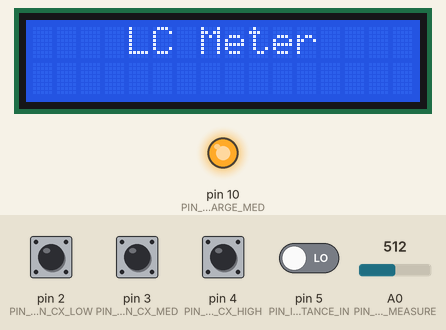
The sketch below on a simulated Arduino Uno, built with avr-gcc and run on an emulated ATmega328P. On the bench: 16×2 character LCD, output pins drawn as LEDs (lit = HIGH). Inputs (shaded band) come from the test bench; at power-on: pin 2 (PIN_BTN_CX_LOW), pin 3 (PIN_BTN_CX_MED), pin 4 (PIN_BTN_CX_HIGH) HIGH, pin 5 (PIN_INDUCTANCE_IN) LOW, A0 (PIN_CAPACITOR_MEASURE) = 512. What the sketch prints to the serial monitor is not drawn.

Above: at 3.2 s.
3.3 s: A0 (PIN_CAPACITOR_MEASURE) set to 628
4.8 s: A0 (PIN_CAPACITOR_MEASURE) set to 654
At 5.8 s:
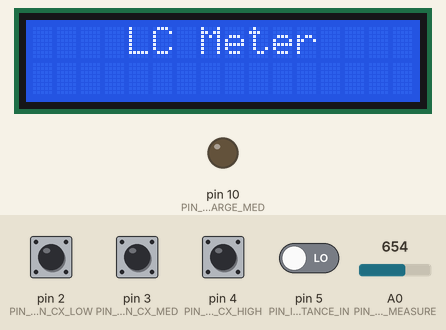
6.3 s: A0 (PIN_CAPACITOR_MEASURE) set to 0
At 7.6 s:
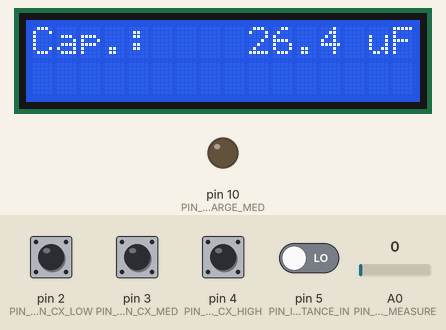
9.3 s: A0 (PIN_CAPACITOR_MEASURE) set to 655
At 11.1 s:
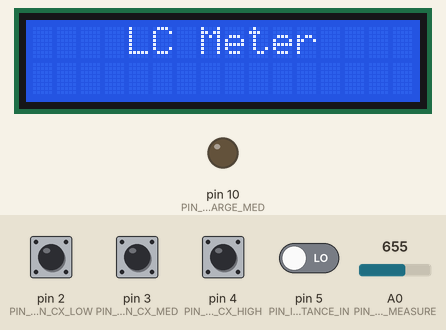
12.0 s: A0 (PIN_CAPACITOR_MEASURE) set to 12
13.5 s: A0 (PIN_CAPACITOR_MEASURE) set to 9
At 14.6 s:
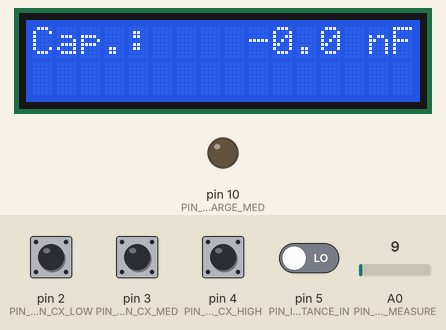
Timing chart, 0 to 19.2 s (numbered marks = the images above; inputs shaded):
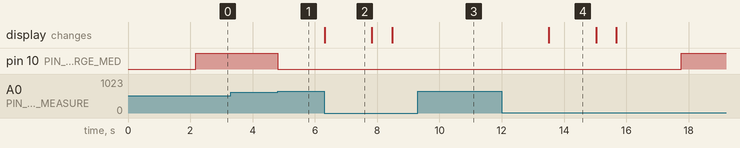

The sketch:

Firmware-v2.ino
```cpp
#include "Definitions.h"
#include "Display_LCD.h"
#include "Measurements.h"

void setup()
{
  setupLCD();
  defaultPinout(true);
  setCapacimeterMode(Med);
  showIntro(2000);

  #ifdef DEBUG
  Serial.begin(9600);
  #endif
}

void loop()
{
  CapacimeterMode mode = checkInput();

  if (mode != None) {
    setCapacimeterMode(mode);
    showCapacitanceMode();
    defaultPinout(false);
  }

  showCapacitance();
  showInductance();

  delay(50);
}

CapacimeterMode checkInput()
{
  byte value = 0;

  if      (digitalRead(PIN_BTN_CX_LOW) == LOW)   { value = Low; }
  else if (digitalRead(PIN_BTN_CX_MED) == LOW)   { value = Med; }
  else if (digitalRead(PIN_BTN_CX_HIGH) == LOW)  { value = High; }

  delay(75);

  if      (value == Low && digitalRead(PIN_BTN_CX_LOW) == LOW)    { return Low; }
  else if (value == Med && digitalRead(PIN_BTN_CX_MED) == LOW)    { return Med; }
  else if (value == High && digitalRead(PIN_BTN_CX_HIGH) == LOW)  { return High; }
  else                                                            { return None; }
}

void showIntro(unsigned int wait)
{
  printLCD(0, LCD_ROW_0, "    LC Meter    ");
  printLCD(0, LCD_ROW_1, "                ");
  delay(wait);
}

void showCapacitance()
{
  float capacitance = getCapacitance();

  char value[MEASURE_LEN];
  (capacitance < 1000) ? dtostrf(capacitance, MEASURE_LEN, 1, value) : dtostrf(capacitance / 1000.0, MEASURE_LEN, 1, value);
  String unit = (capacitance < 1000) ? " nF" : " uF";

  printLCD(0, LCD_ROW_0, "Cap.: " + (String)value + unit);

  #ifdef DEBUG
  Serial.println("Cap.: " + (String)value + unit);
  delay(500);
  #endif
}

void showInductance()
{
  float inductance = getInductance();

  char value[MEASURE_LEN];
  dtostrf(inductance, MEASURE_LEN, 1, value);

  printLCD(0, LCD_ROW_1, "Ind.: " + (String)value + " uH");

  #ifdef DEBUG
  Serial.println("Ind.: " + (String)value + " uH");
  delay(500);
  #endif
}
```

Definitions.h
```cpp
#ifndef DEFINITIONS_H
#define DEFINITIONS_H

#define PIN_BTN_CX_LOW      2
#define PIN_BTN_CX_MED      3
#define PIN_BTN_CX_HIGH     4

#define PIN_CAPACITOR_CHARGE_LOW    9
#define PIN_CAPACITOR_CHARGE_MED    10
#define PIN_CAPACITOR_CHARGE_HIGH   11
#define PIN_CAPACITOR_DISCHARGE     8
#define PIN_CAPACITOR_MEASURE       A0

#define PIN_INDUCTANCE_OUT  6
#define PIN_INDUCTANCE_IN   5

#define CX_RESISTOR_LOW     1017000.0   // Cx measure, load resistor 3 (Ohms)
#define CX_RESISTOR_MED     0099550.0   // Cx measure, load resistor 2 (Ohms)
#define CX_RESISTOR_HIGH    0010060.0   // Cx measure, load resistor 1 (Ohms)
#define CX_PARASITIC_LOW    00.2        // Cx parasitic capacity, accuracy mode
#define CX_PARASITIC_MED    01.1        // Cx parasitic capacity, balanced mode
#define CX_PARASITIC_HIGH   11.1        // Cx parasitic capacity, speed mode
#define LX_CAPACITOR        0.000001000 // Lx measure, parallel capacitor (nF)

#define LCD_ROW_0           0
#define LCD_ROW_1           1
#define MEASURE_LEN         7

#define DEBUG               false

// capacimeter mode: 1 = Low (pF), 2 = Med (nF), 3 = High (uF)
enum CapacimeterMode { None, Low, Med, High };


void defaultPinout(bool includeButtons)
{
  if (includeButtons) {
    pinMode(PIN_BTN_CX_LOW, INPUT_PULLUP);
    pinMode(PIN_BTN_CX_MED, INPUT_PULLUP);
    pinMode(PIN_BTN_CX_HIGH, INPUT_PULLUP);
  }

  // all pins to high-impedance
  pinMode(PIN_CAPACITOR_CHARGE_LOW, INPUT);
  pinMode(PIN_CAPACITOR_CHARGE_MED, INPUT);
  pinMode(PIN_CAPACITOR_CHARGE_HIGH, INPUT);
  pinMode(PIN_CAPACITOR_DISCHARGE, INPUT);
  pinMode(PIN_CAPACITOR_MEASURE, INPUT);

  pinMode(PIN_INDUCTANCE_OUT, INPUT);
  pinMode(PIN_INDUCTANCE_IN, INPUT);
}

#endif
```

Measurements.h
```cpp
#ifndef MEASUREMENTS_H
#define MEASUREMENTS_H

struct CapacitanceParams {
  char description[16] = "";
  byte chargeCapacitorPin = 0;
  float chargeResistanceValue = 0;
  float parasiticCapacitance = 0;
} params;


CapacitanceParams setCapacimeterMode(CapacimeterMode mode)
{
  if (mode == Low) {
    strcpy(params.description, "> accuracy mode ");
    params.chargeCapacitorPin = PIN_CAPACITOR_CHARGE_LOW;
    params.chargeResistanceValue = CX_RESISTOR_LOW;
    params.parasiticCapacitance = CX_PARASITIC_LOW;
  }
  else if (mode == Med) {
    strcpy(params.description, "> balanced mode ");
    params.chargeCapacitorPin = PIN_CAPACITOR_CHARGE_MED;
    params.chargeResistanceValue = CX_RESISTOR_MED;
    params.parasiticCapacitance = CX_PARASITIC_MED;
  }
  else if (mode == High) {
    strcpy(params.description, "> speed mode    ");
    params.chargeCapacitorPin = PIN_CAPACITOR_CHARGE_HIGH;
    params.chargeResistanceValue = CX_RESISTOR_HIGH;
    params.parasiticCapacitance = CX_PARASITIC_HIGH;
  }
}

void showCapacitanceMode() {
  printLCD(0, LCD_ROW_0, params.description);
  delay(1000);
}

float getCapacitance()
{
  // charging phase
  pinMode(params.chargeCapacitorPin, OUTPUT);
  digitalWrite(params.chargeCapacitorPin, HIGH);

  unsigned long startTime = micros();
  while (analogRead(PIN_CAPACITOR_MEASURE) < 645) { }
  unsigned long elapsedTime = micros() - startTime;

  float Cx = ((float)elapsedTime / params.chargeResistanceValue) * 1000.0;
  Cx -= params.parasiticCapacitance;
  digitalWrite(params.chargeCapacitorPin, LOW);

  // discharging phase
  pinMode(PIN_CAPACITOR_DISCHARGE, OUTPUT);
  digitalWrite(PIN_CAPACITOR_DISCHARGE, LOW);
  while (analogRead(PIN_CAPACITOR_MEASURE) > 10) { }

  // clean-up phase
  pinMode(params.chargeCapacitorPin, INPUT);  // ToDo: revisar, tal vez innecesario
  pinMode(PIN_CAPACITOR_DISCHARGE, INPUT);

  return Cx;
}

float getInductance()
{
  pinMode(PIN_INDUCTANCE_OUT, OUTPUT);
  digitalWrite(PIN_INDUCTANCE_OUT, HIGH);

  delay(1);
  pinMode(PIN_INDUCTANCE_OUT, INPUT);         // ToDo: revisar, tal vez innecesario
  digitalWrite(PIN_INDUCTANCE_OUT, LOW);

  unsigned long t = pulseIn(PIN_INDUCTANCE_IN, LOW);

  float fo = 1000000 / (t * 2);
  float Lx = (1 / (4 * pow(PI, 2) * pow(fo, 2) * LX_CAPACITOR)) * 1000000;

  return Lx;
}

#endif
```

Display_LCD.h
```cpp
#ifndef DISPLAY_LCD_H
#define DISPLAY_LCD_H

#include <Wire.h>               // I2C communication
#include <LiquidCrystal_I2C.h>  // I2C LCD display

// LCD connections via I2C, address 0x27, SDA -> pin A4, SCL -> pin A5
LiquidCrystal_I2C lcd = LiquidCrystal_I2C(0x27, 16, 2); // params: address, #columns, #row

void setupLCD()
{
  lcd.init();
  lcd.backlight();
  lcd.clear();
}

void printLCD(byte column, byte row, String text)
{
  lcd.setCursor(column, row);
  lcd.print(text);
}

#endif
```

Measured:
- the behaviour switches between 644 and 645 on A0 (PIN_CAPACITOR_MEASURE) (found by bisection; images 0 and 1)
- the behaviour switches between 11 and 10 on A0 (PIN_CAPACITOR_MEASURE) (found by bisection; images 3 and 4)
- after the input at 3.3 s, every drawn part: stays the same
- after the input at 4.8 s, pin 10 (PIN_CAPACITOR_CHARGE_MED): HIGH → LOW at once
- after the input at 6.3 s, the display: changes at once (image 2)
- after the input at 9.3 s, pin 10 (PIN_CAPACITOR_CHARGE_MED): stays LOW (without the input it goes to HIGH after 1.3 s)
- after the input at 12.0 s, every drawn part: stays the same
- after the input at 13.5 s, pin 10 (PIN_CAPACITOR_CHARGE_MED): LOW → HIGH after 4.3 s; the display: changes at once (image 4)
- what the display in image 2 shows lasts 1.5 s, from 6.3 s to 7.8 s
